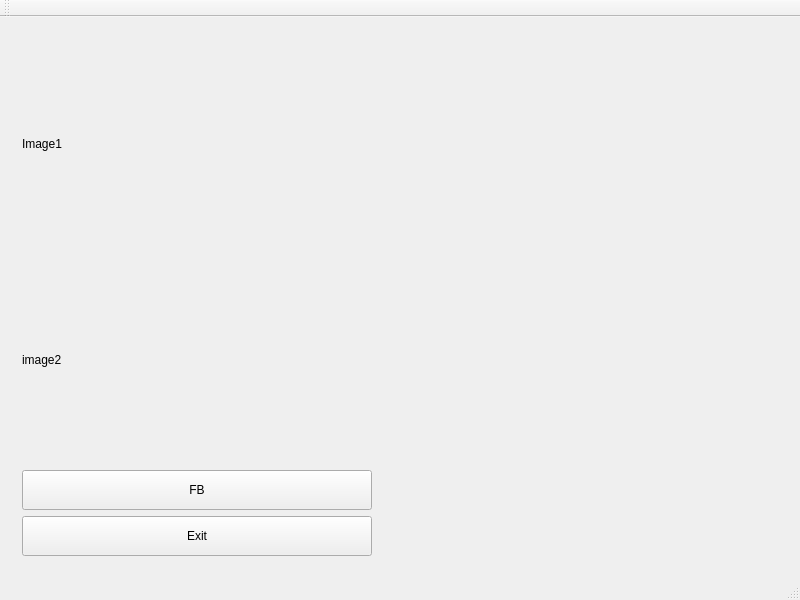
<?xml version="1.0" encoding="UTF-8"?>
<ui version="4.0">
 <class>MainWindow</class>
 <widget class="QMainWindow" name="MainWindow">
  <property name="geometry">
   <rect>
    <x>0</x>
    <y>0</y>
    <width>800</width>
    <height>600</height>
   </rect>
  </property>
  <property name="minimumSize">
   <size>
    <width>800</width>
    <height>600</height>
   </size>
  </property>
  <property name="windowTitle">
   <string>MainWindow</string>
  </property>
  <widget class="QWidget" name="centralWidget">
   <layout class="QHBoxLayout" name="horizontalLayout">
    <item>
     <widget class="QWidget" name="widget_img" native="true">
      <layout class="QVBoxLayout" name="verticalLayout">
       <item>
        <widget class="QLabel" name="label_1">
         <property name="text">
          <string>Image1</string>
         </property>
        </widget>
       </item>
       <item>
        <widget class="QLabel" name="label_2">
         <property name="text">
          <string>image2</string>
         </property>
        </widget>
       </item>
       <item>
        <widget class="QPushButton" name="pushButton">
         <property name="minimumSize">
          <size>
           <width>0</width>
           <height>40</height>
          </size>
         </property>
         <property name="text">
          <string>FB</string>
         </property>
        </widget>
       </item>
       <item>
        <widget class="QPushButton" name="pushButton_exit">
         <property name="minimumSize">
          <size>
           <width>0</width>
           <height>40</height>
          </size>
         </property>
         <property name="text">
          <string>Exit</string>
         </property>
        </widget>
       </item>
      </layout>
     </widget>
    </item>
    <item>
     <widget class="QWidget" name="widget_fb" native="true">
      <property name="minimumSize">
       <size>
        <width>400</width>
        <height>400</height>
       </size>
      </property>
     </widget>
    </item>
   </layout>
  </widget>
  <widget class="QMenuBar" name="menuBar">
   <property name="geometry">
    <rect>
     <x>0</x>
     <y>0</y>
     <width>800</width>
     <height>19</height>
    </rect>
   </property>
  </widget>
  <widget class="QToolBar" name="mainToolBar">
   <attribute name="toolBarArea">
    <enum>TopToolBarArea</enum>
   </attribute>
   <attribute name="toolBarBreak">
    <bool>false</bool>
   </attribute>
  </widget>
  <widget class="QStatusBar" name="statusBar"/>
 </widget>
 <layoutdefault spacing="6" margin="11"/>
 <resources/>
 <connections/>
</ui>
